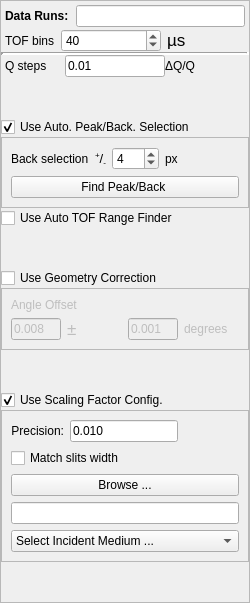
      <widget class="QFrame" name="leftEntries">
       <property name="minimumSize">
        <size>
         <width>250</width>
         <height>0</height>
        </size>
       </property>
       <property name="frameShape">
        <enum>QFrame::StyledPanel</enum>
       </property>
       <property name="frameShadow">
        <enum>QFrame::Raised</enum>
       </property>
       <layout class="QVBoxLayout" name="verticalLayout_5">
        <property name="spacing">
         <number>0</number>
        </property>
        <property name="leftMargin">
         <number>0</number>
        </property>
        <property name="topMargin">
         <number>0</number>
        </property>
        <property name="rightMargin">
         <number>0</number>
        </property>
        <property name="bottomMargin">
         <number>0</number>
        </property>
        <item>
         <layout class="QHBoxLayout" name="horizontalLayout_12">
          <property name="spacing">
           <number>7</number>
          </property>
          <property name="leftMargin">
           <number>4</number>
          </property>
          <property name="topMargin">
           <number>4</number>
          </property>
          <property name="rightMargin">
           <number>4</number>
          </property>
          <property name="bottomMargin">
           <number>2</number>
          </property>
          <item>
           <widget class="QLabel" name="listRunsLabel">
            <property name="font">
             <font>
              <weight>75</weight>
              <bold>true</bold>
             </font>
            </property>
            <property name="toolTip">
             <string>Search for a file by measurement number</string>
            </property>
            <property name="text">
             <string>Data Runs:</string>
            </property>
           </widget>
          </item>
          <item>
           <widget class="QLineEdit" name="numberSearchEntry">
            <property name="toolTip">
             <string>ex: 3454, 3500-3503</string>
            </property>
            <property name="autoFillBackground">
             <bool>false</bool>
            </property>
           </widget>
          </item>
         </layout>
        </item>
        <item>
         <widget class="QWidget" name="eventModeEntries" native="true">
          <property name="toolTip">
           <string extracomment="Define the Time of Flight bin size"/>
          </property>
          <layout class="QVBoxLayout" name="verticalLayout">
           <property name="leftMargin">
            <number>0</number>
           </property>
           <property name="topMargin">
            <number>0</number>
           </property>
           <property name="rightMargin">
            <number>0</number>
           </property>
           <property name="bottomMargin">
            <number>0</number>
           </property>
           <item>
            <layout class="QHBoxLayout" name="horizontalLayout_10">
             <property name="leftMargin">
              <number>4</number>
             </property>
             <item>
              <widget class="QLabel" name="label_27">
               <property name="sizePolicy">
                <sizepolicy hsizetype="Fixed" vsizetype="Preferred">
                 <horstretch>0</horstretch>
                 <verstretch>0</verstretch>
                </sizepolicy>
               </property>
               <property name="toolTip">
                <string>The number of bins for the Time of Flight channels</string>
               </property>
               <property name="text">
                <string>TOF bins</string>
               </property>
              </widget>
             </item>
             <item>
              <widget class="QSpinBox" name="eventTofBins">
               <property name="minimumSize">
                <size>
                 <width>100</width>
                 <height>0</height>
                </size>
               </property>
               <property name="toolTip">
                <string>The number of bins for the Time of Flight channels</string>
               </property>
               <property name="minimum">
                <number>5</number>
               </property>
               <property name="maximum">
                <number>200</number>
               </property>
               <property name="singleStep">
                <number>5</number>
               </property>
               <property name="value">
                <number>40</number>
               </property>
              </widget>
             </item>
             <item>
              <widget class="QLabel" name="label_31">
               <property name="text">
                <string>&lt;!DOCTYPE HTML PUBLIC &quot;-//W3C//DTD HTML 4.0//EN&quot; &quot;http://www.w3.org/TR/REC-html40/strict.dtd&quot;&gt;
&lt;html&gt;&lt;head&gt;&lt;meta name=&quot;qrichtext&quot; content=&quot;1&quot; /&gt;&lt;style type=&quot;text/css&quot;&gt;
p, li { white-space: pre-wrap; }
&lt;/style&gt;&lt;/head&gt;&lt;body style=&quot; font-family:'Lucida Grande'; font-size:13pt; font-weight:400; font-style:normal;&quot;&gt;
&lt;p style=&quot; margin-top:0px; margin-bottom:0px; margin-left:0px; margin-right:0px; -qt-block-indent:0; text-indent:0px;&quot;&gt;µs&lt;/p&gt;&lt;/body&gt;&lt;/html&gt;</string>
               </property>
              </widget>
             </item>
            </layout>
           </item>
          </layout>
          <zorder></zorder>
         </widget>
        </item>
        <item>
         <widget class="QWidget" name="widget_2" native="true">
          <layout class="QHBoxLayout" name="horizontalLayout_3">
           <property name="spacing">
            <number>0</number>
           </property>
           <property name="leftMargin">
            <number>0</number>
           </property>
           <property name="topMargin">
            <number>0</number>
           </property>
           <property name="rightMargin">
            <number>0</number>
           </property>
           <property name="bottomMargin">
            <number>0</number>
           </property>
          </layout>
         </widget>
        </item>
        <item>
         <widget class="Line" name="line">
          <property name="sizePolicy">
           <sizepolicy hsizetype="Expanding" vsizetype="Fixed">
            <horstretch>0</horstretch>
            <verstretch>2</verstretch>
           </sizepolicy>
          </property>
          <property name="minimumSize">
           <size>
            <width>0</width>
            <height>2</height>
           </size>
          </property>
          <property name="baseSize">
           <size>
            <width>0</width>
            <height>2</height>
           </size>
          </property>
          <property name="font">
           <font>
            <pointsize>15</pointsize>
            <weight>75</weight>
            <bold>true</bold>
           </font>
          </property>
          <property name="lineWidth">
           <number>3</number>
          </property>
          <property name="orientation">
           <enum>Qt::Horizontal</enum>
          </property>
         </widget>
        </item>
        <item>
         <layout class="QHBoxLayout" name="horizontalLayout_13">
          <property name="leftMargin">
           <number>4</number>
          </property>
          <item>
           <widget class="QLabel" name="label_6">
            <property name="minimumSize">
             <size>
              <width>40</width>
              <height>0</height>
             </size>
            </property>
            <property name="maximumSize">
             <size>
              <width>60</width>
              <height>16777215</height>
             </size>
            </property>
            <property name="text">
             <string>Q steps</string>
            </property>
           </widget>
          </item>
          <item>
           <widget class="QLineEdit" name="qStep">
            <property name="maximumSize">
             <size>
              <width>100</width>
              <height>16777215</height>
             </size>
            </property>
            <property name="text">
             <string>0.01</string>
            </property>
           </widget>
          </item>
          <item>
           <widget class="QLabel" name="label_7">
            <property name="minimumSize">
             <size>
              <width>0</width>
              <height>0</height>
             </size>
            </property>
            <property name="maximumSize">
             <size>
              <width>16777215</width>
              <height>16777215</height>
             </size>
            </property>
            <property name="text">
             <string>ΔQ/Q</string>
            </property>
           </widget>
          </item>
         </layout>
        </item>
        <item>
         <spacer name="verticalSpacer_2">
          <property name="orientation">
           <enum>Qt::Vertical</enum>
          </property>
          <property name="sizeHint" stdset="0">
           <size>
            <width>20</width>
            <height>40</height>
           </size>
          </property>
         </spacer>
        </item>
        <item>
         <layout class="QVBoxLayout" name="verticalLayout_8">
          <item>
           <widget class="QCheckBox" name="actionAutomaticPeakFinder">
            <property name="toolTip">
             <string extracomment="Automatic selection of the reflectivity peak"/>
            </property>
            <property name="text">
             <string>Use Auto. Peak/Back. Selection</string>
            </property>
            <property name="checked">
             <bool>true</bool>
            </property>
           </widget>
          </item>
          <item>
           <widget class="QFrame" name="autoPeakBackSelectionFrame">
            <property name="frameShape">
             <enum>QFrame::StyledPanel</enum>
            </property>
            <property name="frameShadow">
             <enum>QFrame::Raised</enum>
            </property>
            <layout class="QVBoxLayout" name="verticalLayout_9">
             <item>
              <layout class="QHBoxLayout" name="horizontalLayout_19">
               <item>
                <widget class="QLabel" name="label">
                 <property name="text">
                  <string>Back selection</string>
                 </property>
                </widget>
               </item>
               <item>
                <widget class="QLabel" name="label_10">
                 <property name="text">
                  <string>&lt;!DOCTYPE HTML PUBLIC &quot;-//W3C//DTD HTML 4.0//EN&quot; &quot;http://www.w3.org/TR/REC-html40/strict.dtd&quot;&gt;
&lt;html&gt;&lt;head&gt;&lt;meta name=&quot;qrichtext&quot; content=&quot;1&quot; /&gt;&lt;style type=&quot;text/css&quot;&gt;
p, li { white-space: pre-wrap; }
&lt;/style&gt;&lt;/head&gt;&lt;body style=&quot; font-family:'Sans'; font-size:10pt; font-weight:400; font-style:normal;&quot;&gt;
&lt;p style=&quot; margin-top:0px; margin-bottom:0px; margin-left:0px; margin-right:0px; -qt-block-indent:0; text-indent:0px;&quot;&gt;&lt;span style=&quot; vertical-align:super;&quot;&gt;+&lt;/span&gt;/&lt;span style=&quot; vertical-align:sub;&quot;&gt;-&lt;/span&gt;&lt;/p&gt;&lt;/body&gt;&lt;/html&gt;</string>
                 </property>
                </widget>
               </item>
               <item>
                <widget class="QSpinBox" name="autoBackSelectionWidth">
                 <property name="toolTip">
                  <string extracomment="Number of pixels from peak"/>
                 </property>
                 <property name="maximum">
                  <number>100</number>
                 </property>
                 <property name="value">
                  <number>4</number>
                 </property>
                </widget>
               </item>
               <item>
                <widget class="QLabel" name="label_11">
                 <property name="text">
                  <string>px</string>
                 </property>
                </widget>
               </item>
               <item>
                <spacer name="horizontalSpacer_13">
                 <property name="orientation">
                  <enum>Qt::Horizontal</enum>
                 </property>
                 <property name="sizeHint" stdset="0">
                  <size>
                   <width>40</width>
                   <height>20</height>
                  </size>
                 </property>
                </spacer>
               </item>
              </layout>
             </item>
             <item>
              <widget class="QPushButton" name="findPeakBack">
               <property name="text">
                <string>Find Peak/Back </string>
               </property>
              </widget>
             </item>
            </layout>
           </widget>
          </item>
          <item>
           <widget class="QCheckBox" name="autoTofFlag">
            <property name="text">
             <string>Use Auto TOF Range Finder</string>
            </property>
            <property name="checkable">
             <bool>true</bool>
            </property>
            <property name="checked">
             <bool>false</bool>
            </property>
           </widget>
          </item>
         </layout>
        </item>
        <item>
         <spacer name="verticalSpacer_9">
          <property name="orientation">
           <enum>Qt::Vertical</enum>
          </property>
          <property name="sizeHint" stdset="0">
           <size>
            <width>20</width>
            <height>40</height>
           </size>
          </property>
         </spacer>
        </item>
        <item>
         <layout class="QVBoxLayout" name="verticalLayout_15">
          <item>
           <widget class="QCheckBox" name="geometryCorrectionFlag">
            <property name="text">
             <string>Use Geometry Correction</string>
            </property>
           </widget>
          </item>
          <item>
           <widget class="QFrame" name="geometryCorrectionFrame">
            <property name="enabled">
             <bool>false</bool>
            </property>
            <property name="frameShape">
             <enum>QFrame::StyledPanel</enum>
            </property>
            <property name="frameShadow">
             <enum>QFrame::Raised</enum>
            </property>
            <layout class="QVBoxLayout" name="verticalLayout_16">
             <item>
              <widget class="QLabel" name="label_32">
               <property name="text">
                <string>Angle Offset</string>
               </property>
              </widget>
             </item>
             <item>
              <layout class="QHBoxLayout" name="horizontalLayout_26">
               <item>
                <widget class="QLineEdit" name="angleOffsetValue">
                 <property name="maximumSize">
                  <size>
                   <width>50</width>
                   <height>16777215</height>
                  </size>
                 </property>
                 <property name="text">
                  <string>0.008</string>
                 </property>
                </widget>
               </item>
               <item>
                <widget class="QLabel" name="label_20">
                 <property name="text">
                  <string>&lt;!DOCTYPE HTML PUBLIC &quot;-//W3C//DTD HTML 4.0//EN&quot; &quot;http://www.w3.org/TR/REC-html40/strict.dtd&quot;&gt;
&lt;html&gt;&lt;head&gt;&lt;meta name=&quot;qrichtext&quot; content=&quot;1&quot; /&gt;&lt;style type=&quot;text/css&quot;&gt;
p, li { white-space: pre-wrap; }
&lt;/style&gt;&lt;/head&gt;&lt;body style=&quot; font-family:'Lucida Grande'; font-size:13pt; font-weight:400; font-style:normal;&quot;&gt;
&lt;p style=&quot; margin-top:12px; margin-bottom:12px; margin-left:0px; margin-right:0px; -qt-block-indent:0; text-indent:0px;&quot;&gt;&amp;#177;&lt;/p&gt;&lt;/body&gt;&lt;/html&gt;</string>
                 </property>
                </widget>
               </item>
               <item>
                <widget class="QLineEdit" name="angleOffsetError">
                 <property name="maximumSize">
                  <size>
                   <width>50</width>
                   <height>16777215</height>
                  </size>
                 </property>
                 <property name="text">
                  <string>0.001</string>
                 </property>
                </widget>
               </item>
               <item>
                <widget class="QLabel" name="label_21">
                 <property name="text">
                  <string>degrees</string>
                 </property>
                </widget>
               </item>
              </layout>
             </item>
            </layout>
           </widget>
          </item>
         </layout>
        </item>
        <item>
         <layout class="QVBoxLayout" name="verticalLayout_18">
          <item>
           <spacer name="verticalSpacer_10">
            <property name="orientation">
             <enum>Qt::Vertical</enum>
            </property>
            <property name="sizeHint" stdset="0">
             <size>
              <width>20</width>
              <height>40</height>
             </size>
            </property>
           </spacer>
          </item>
          <item>
           <widget class="QCheckBox" name="scalingFactorFlag">
            <property name="text">
             <string>Use Scaling Factor Config.</string>
            </property>
            <property name="checked">
             <bool>true</bool>
            </property>
           </widget>
          </item>
          <item>
           <widget class="QFrame" name="scalingFactorConfigFrame">
            <property name="enabled">
             <bool>true</bool>
            </property>
            <property name="frameShape">
             <enum>QFrame::StyledPanel</enum>
            </property>
            <property name="frameShadow">
             <enum>QFrame::Raised</enum>
            </property>
            <layout class="QVBoxLayout" name="verticalLayout_19">
             <item>
              <layout class="QHBoxLayout" name="horizontalLayout_16">
               <item>
                <widget class="QLabel" name="label_sf_precision">
                 <property name="enabled">
                  <bool>true</bool>
                 </property>
                 <property name="layoutDirection">
                  <enum>Qt::LeftToRight</enum>
                 </property>
                 <property name="text">
                  <string>Precision:</string>
                 </property>
                 <property name="alignment">
                  <set>Qt::AlignRight|Qt::AlignTrailing|Qt::AlignVCenter</set>
                 </property>
                </widget>
               </item>
               <item>
                <widget class="QLineEdit" name="sfPrecision">
                 <property name="enabled">
                  <bool>true</bool>
                 </property>
                 <property name="text">
                  <string>0.010</string>
                 </property>
                </widget>
               </item>
               <item>
                <spacer name="horizontalSpacer_6">
                 <property name="orientation">
                  <enum>Qt::Horizontal</enum>
                 </property>
                 <property name="sizeHint" stdset="0">
                  <size>
                   <width>40</width>
                   <height>20</height>
                  </size>
                 </property>
                </spacer>
               </item>
              </layout>
             </item>
             <item>
              <widget class="QCheckBox" name="scalingFactorSlitsWidthFlag">
               <property name="enabled">
                <bool>true</bool>
               </property>
               <property name="text">
                <string>Match slits width</string>
               </property>
              </widget>
             </item>
             <item>
              <widget class="QPushButton" name="sfBrowseButton">
               <property name="enabled">
                <bool>true</bool>
               </property>
               <property name="text">
                <string>Browse ...</string>
               </property>
              </widget>
             </item>
             <item>
              <widget class="QLineEdit" name="scalingFactorFile">
               <property name="enabled">
                <bool>true</bool>
               </property>
              </widget>
             </item>
             <item>
              <widget class="QComboBox" name="selectIncidentMediumList">
               <property name="enabled">
                <bool>true</bool>
               </property>
               <item>
                <property name="text">
                 <string>Select Incident Medium ...</string>
                </property>
               </item>
              </widget>
             </item>
            </layout>
           </widget>
          </item>
         </layout>
        </item>
        <item>
         <spacer name="verticalSpacer_3">
          <property name="orientation">
           <enum>Qt::Vertical</enum>
          </property>
          <property name="sizeHint" stdset="0">
           <size>
            <width>20</width>
            <height>40</height>
           </size>
          </property>
         </spacer>
        </item>
       </layout>
      </widget>
